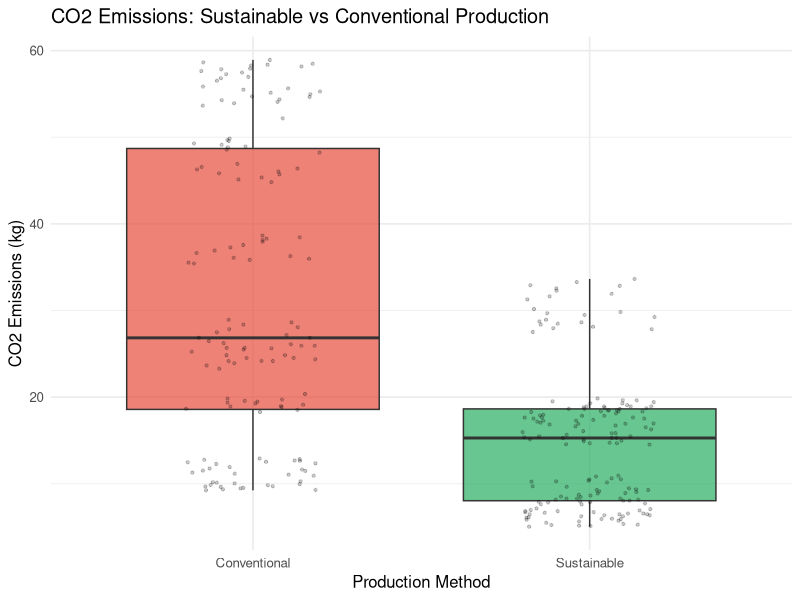
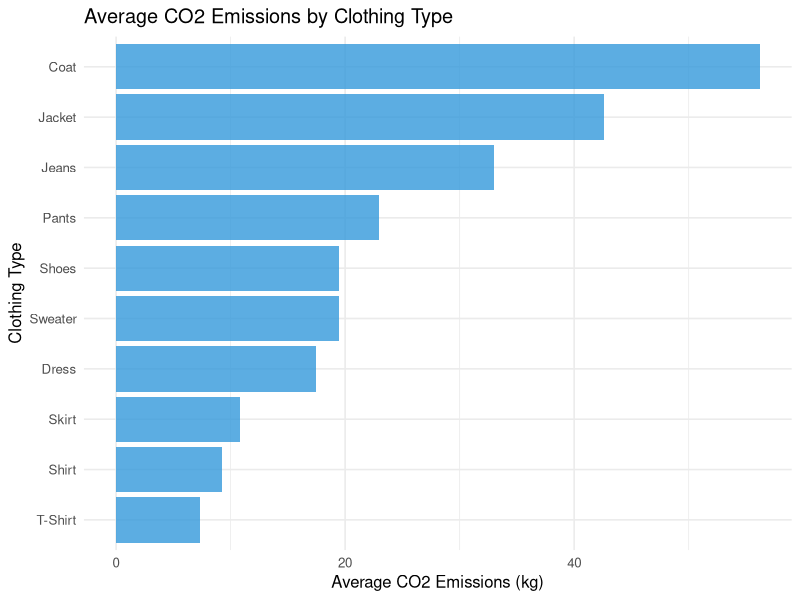
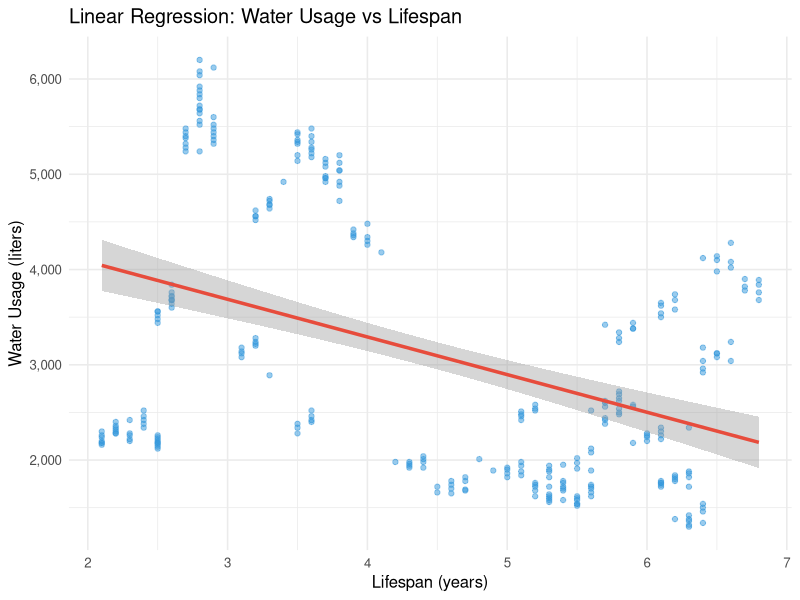

The R script that drew these images, in order:
## ---- chunk 1
knitr::opts_chunk$set(echo = TRUE, warning = FALSE, message = FALSE,
                      fig.width = 10, fig.height = 6, fig.align = 'center')
## ---- chunk 2
library(dplyr)
library(ggplot2)
library(tidyr)
library(readr)
library(knitr)
library(broom)
library(scales)
library(gridExtra)

# Set theme
theme_set(theme_minimal(base_size = 12))
## ---- chunk 3
# Load cleaned dataset
fashion_data <- read_csv("data/fashion_impact_cleaned.csv", show_col_types = FALSE)

# Convert to factors
fashion_data <- fashion_data %>%
  mutate(
    clothing_type = as.factor(clothing_type),
    material = as.factor(material),
    production_method = as.factor(production_method),
    sustainability_category = factor(sustainability_category,
                                    levels = c("Low Impact", "Medium Impact", "High Impact"))
  )

# Display dataset structure
cat(sprintf("Dataset: %d observations, %d variables\n",
            nrow(fashion_data), ncol(fashion_data)))
## ---- chunk 4
# Summary statistics
summary_stats <- fashion_data %>%
  select(co2_emissions_kg, water_usage_liters, lifespan_years,
         price_usd, recycled_content_pct) %>%
  summary()

kable(summary_stats, caption = "Summary Statistics of Key Variables")
## ---- chunk 5
production_counts <- table(fashion_data$production_method)
kable(as.data.frame(production_counts),
      col.names = c("Production Method", "Count"),
      caption = "Distribution of Production Methods")
## ---- chunk 6
impact_summary <- fashion_data %>%
  group_by(production_method) %>%
  summarise(
    `Mean CO2 (kg)` = round(mean(co2_emissions_kg), 2),
    `Mean Water (L)` = round(mean(water_usage_liters), 0),
    `Mean Lifespan (yrs)` = round(mean(lifespan_years), 2),
    `Mean Price ($)` = round(mean(price_usd), 2),
    Count = n()
  )

kable(impact_summary, caption = "Environmental Impact by Production Method")
## ---- chunk 7
sustainable_colors <- c("Conventional" = "#E74C3C", "Sustainable" = "#27AE60")

ggplot(fashion_data, aes(x = production_method, y = co2_emissions_kg,
                         fill = production_method)) +
  geom_boxplot(alpha = 0.7) +
  geom_jitter(width = 0.2, alpha = 0.2, size = 0.8) +
  scale_fill_manual(values = sustainable_colors) +
  labs(title = "CO2 Emissions: Sustainable vs Conventional Production",
       x = "Production Method",
       y = "CO2 Emissions (kg)") +
  theme(legend.position = "none")
## ---- chunk 8
type_summary <- fashion_data %>%
  group_by(clothing_type) %>%
  summarise(
    `Mean CO2 (kg)` = round(mean(co2_emissions_kg), 2),
    `Mean Water (L)` = round(mean(water_usage_liters), 0),
    `Mean Lifespan (yrs)` = round(mean(lifespan_years), 2),
    Count = n()
  ) %>%
  arrange(desc(`Mean CO2 (kg)`))

kable(type_summary, caption = "Environmental Impact by Clothing Type")
## ---- chunk 9
ggplot(type_summary, aes(x = reorder(clothing_type, `Mean CO2 (kg)`),
                         y = `Mean CO2 (kg)`)) +
  geom_bar(stat = "identity", fill = "#3498DB", alpha = 0.8) +
  coord_flip() +
  labs(title = "Average CO2 Emissions by Clothing Type",
       x = "Clothing Type",
       y = "Average CO2 Emissions (kg)")
## ---- chunk 10
# Calculate correlations
cor_vars <- fashion_data %>%
  select(co2_emissions_kg, water_usage_liters, lifespan_years,
         price_usd, recycled_content_pct)

cor_matrix <- cor(cor_vars, use = "complete.obs")
kable(round(cor_matrix, 3), caption = "Correlation Matrix")
## ---- chunk 11
cat(sprintf("CO2 and Water Usage: r = %.3f (strong positive correlation)\n",
            cor_matrix["co2_emissions_kg", "water_usage_liters"]))
cat(sprintf("Lifespan and CO2: r = %.3f\n",
            cor_matrix["lifespan_years", "co2_emissions_kg"]))
cat(sprintf("Price and Lifespan: r = %.3f\n",
            cor_matrix["price_usd", "lifespan_years"]))
## ---- chunk 12
t_test_co2 <- t.test(co2_emissions_kg ~ production_method,
                     data = fashion_data,
                     alternative = "less")

# Display results
cat("Two-Sample t-Test Results:\n")
cat(sprintf("t-statistic: %.3f\n", t_test_co2$statistic))
cat(sprintf("p-value: %.6f\n", t_test_co2$p.value))
cat(sprintf("95%% CI: [%.2f, %.2f]\n", t_test_co2$conf.int[1], t_test_co2$conf.int[2]))
cat(sprintf("\nConclusion: %s\n",
            ifelse(t_test_co2$p.value < 0.05,
                   "Reject H₀ - Sustainable production significantly reduces CO2",
                   "Fail to reject H₀")))
## ---- chunk 13
t_test_water <- t.test(water_usage_liters ~ production_method,
                       data = fashion_data,
                       alternative = "less")

cat("Two-Sample t-Test Results:\n")
cat(sprintf("t-statistic: %.3f\n", t_test_water$statistic))
cat(sprintf("p-value: %.6f\n", t_test_water$p.value))
cat(sprintf("\nConclusion: %s\n",
            ifelse(t_test_water$p.value < 0.05,
                   "Reject H₀ - Sustainable production significantly reduces water usage",
                   "Fail to reject H₀")))
## ---- chunk 14
anova_model <- aov(co2_emissions_kg ~ clothing_type, data = fashion_data)
anova_results <- summary(anova_model)

# Display ANOVA table
kable(tidy(anova_model), digits = 4,
      caption = "ANOVA: Clothing Type Impact on CO2 Emissions")

# Effect size
ss_treatment <- anova_results[[1]]["clothing_type", "Sum Sq"]
ss_total <- sum(anova_results[[1]][, "Sum Sq"])
eta_squared <- ss_treatment / ss_total

cat(sprintf("\nEta-squared: %.3f (%.1f%% of variance explained)\n",
            eta_squared, eta_squared * 100))
cat(sprintf("Conclusion: %s\n",
            ifelse(anova_results[[1]]["clothing_type", "Pr(>F)"] < 0.05,
                   "Reject H₀ - Clothing type significantly affects CO2 emissions",
                   "Fail to reject H₀")))
## ---- chunk 15
model1 <- lm(water_usage_liters ~ lifespan_years, data = fashion_data)

# Display model summary
kable(tidy(model1), digits = 4,
      caption = "Simple Linear Regression: Water Usage ~ Lifespan")

cat(sprintf("\nModel R²: %.4f\n", summary(model1)$r.squared))
cat(sprintf("Adjusted R²: %.4f\n", summary(model1)$adj.r.squared))
cat(sprintf("p-value: %.6f\n",
            pf(summary(model1)$fstatistic[1],
               summary(model1)$fstatistic[2],
               summary(model1)$fstatistic[3],
               lower.tail = FALSE)))
## ---- chunk 16
ggplot(fashion_data, aes(x = lifespan_years, y = water_usage_liters)) +
  geom_point(alpha = 0.5, color = "#3498DB") +
  geom_smooth(method = "lm", se = TRUE, color = "#E74C3C", linewidth = 1.2) +
  scale_y_continuous(labels = comma) +
  labs(title = "Linear Regression: Water Usage vs Lifespan",
       x = "Lifespan (years)",
       y = "Water Usage (liters)")
## ---- chunk 17
model2 <- lm(co2_emissions_kg ~ lifespan_years + production_method +
             price_usd + recycled_content_pct,
             data = fashion_data)

# Display model summary
kable(tidy(model2), digits = 4,
      caption = "Multiple Regression: CO2 Emissions")

cat(sprintf("\nModel R²: %.4f\n", summary(model2)$r.squared))
cat(sprintf("Adjusted R²: %.4f\n", summary(model2)$adj.r.squared))

# Display significant predictors
sig_predictors <- tidy(model2) %>%
  filter(p.value < 0.05) %>%
  select(term, estimate, p.value)

cat("\nSignificant Predictors (p < 0.05):\n")
print(kable(sig_predictors, digits = 4))
## ---- chunk 18
# Example predictions
pred_data <- data.frame(
  lifespan_years = c(3, 6, 3, 6),
  production_method = factor(c("Conventional", "Conventional",
                              "Sustainable", "Sustainable"),
                            levels = levels(fashion_data$production_method)),
  price_usd = c(50, 50, 50, 50),
  recycled_content_pct = c(10, 10, 40, 40)
)

predictions <- predict(model2, newdata = pred_data, interval = "confidence")
result <- cbind(pred_data, round(predictions, 2))

kable(result, caption = "Predicted CO2 Emissions for Different Scenarios")
## ---- chunk 19
conventional <- fashion_data %>%
  filter(production_method == "Conventional") %>%
  summarise(
    co2 = mean(co2_emissions_kg),
    water = mean(water_usage_liters),
    lifespan = mean(lifespan_years)
  )

sustainable <- fashion_data %>%
  filter(production_method == "Sustainable") %>%
  summarise(
    co2 = mean(co2_emissions_kg),
    water = mean(water_usage_liters),
    lifespan = mean(lifespan_years)
  )

cat("Environmental Impact Reductions (Sustainable vs Conventional):\n\n")
cat(sprintf("CO2 Reduction: %.1f%%\n", (1 - sustainable$co2/conventional$co2) * 100))
cat(sprintf("Water Reduction: %.1f%%\n", (1 - sustainable$water/conventional$water) * 100))
cat(sprintf("Lifespan Increase: %.1f%%\n", (sustainable$lifespan/conventional$lifespan - 1) * 100))
## ---- chunk 20
material_impact <- fashion_data %>%
  group_by(material) %>%
  summarise(
    `Mean CO2 (kg)` = round(mean(co2_emissions_kg), 2),
    `Mean Water (L)` = round(mean(water_usage_liters), 0),
    `Mean Impact Score` = round(mean(env_impact_score), 3),
    Count = n()
  ) %>%
  arrange(`Mean Impact Score`)

kable(head(material_impact, 5),
      caption = "Top 5 Most Sustainable Materials (by impact score)")
## ---- chunk 21
cost_benefit <- fashion_data %>%
  group_by(production_method) %>%
  summarise(
    `Avg Cost/Year ($)` = round(mean(cost_per_year), 2),
    `Avg Impact Score` = round(mean(env_impact_score), 3),
    `Value Ratio` = round(mean(env_impact_score) / mean(cost_per_year), 4)
  )

kable(cost_benefit, caption = "Cost-Benefit Analysis by Production Method")
